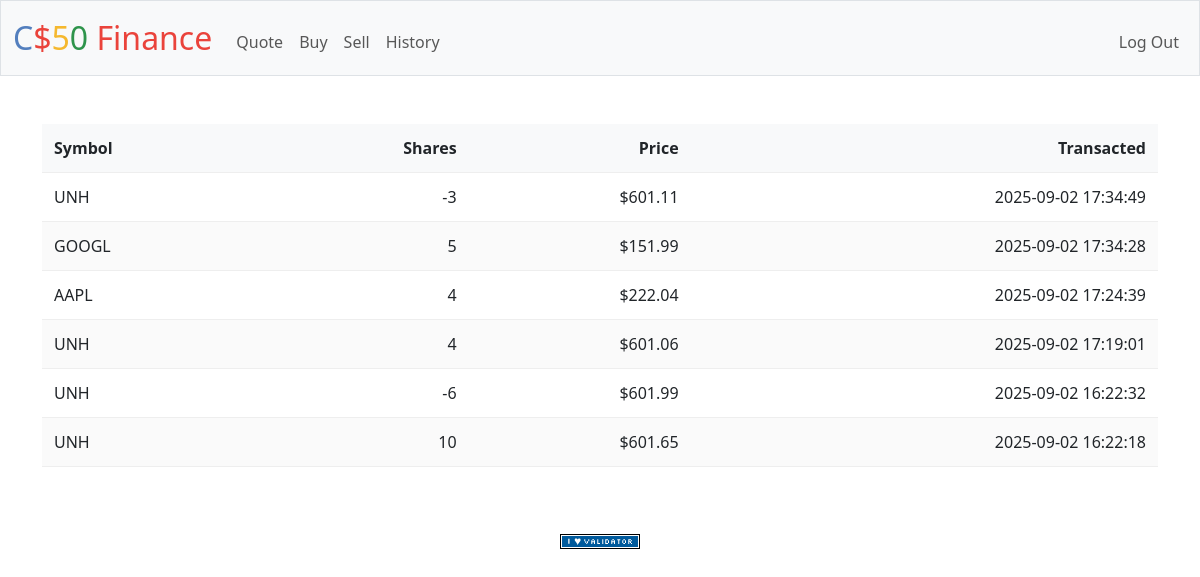
The app's page /history (signed in) with its own data.
### tables this page shows
CREATE TABLE orders (
order_id INTEGER PRIMARY KEY AUTOINCREMENT NOT NULL,
symbol TEXT NOT NULL,
shares INTEGER NOT NULL,
purchase TEXT NOT NULL DEFAULT (datetime('now','localtime')),
user_id INTEGER NOT NULL REFERENCES users(id) , value NUMERIC);

### app.py (the view)
@app.route("/history")
@login_required
def history():
    orders = db.execute(
        "SELECT * FROM orders where user_id = ? ORDER BY purchase DESC", session["user_id"])
    return render_template("history.html", orders=orders)

### app.py (called while the page is built)
@app.after_request
def after_request(response):
    response.headers["Cache-Control"] = "no-cache, no-store, must-revalidate"
    response.headers["Expires"] = 0
    response.headers["Pragma"] = "no-cache"
    return response

### helpers.py (called while the page is built)
def login_required(f):
    @wraps(f)
    def decorated_function(*args, **kwargs):
        if session.get("user_id") is None:
            return redirect("/login")
        return f(*args, **kwargs)
    return decorated_function

def usd(value):
    return f"${value:,.2f}"

### templates/history.html (shortened to what this page needs)
{% extends "layout.html" %}
{% block main %}
    <table>
        <thead>
            <tr>
                <th>Symbol</th>
                <th>Shares</th>
                <th>Price</th>
                <th>Transacted</th>
            </tr>
        </thead>
        <tbody>
                {% for order in orders %}
                <tr>
                    <td>{{ order.symbol }}</td>
                    <td>{{ order.shares }}</td>
                    <td>{{ order.value | usd }}</td>
                    <td>{{ order.purchase }}</td>
                </tr>
                {% endfor %}
        </tbody>
    </table>
{% endblock %}

### templates/layout.html (shortened to what this page needs)
<!DOCTYPE html>
<html lang="en">
    <head>
        <link href="https://cdn.jsdelivr.net/npm/bootstrap@5.3.3/dist/css/bootstrap.min.css" rel="stylesheet">
        <link href="/static/styles.css" rel="stylesheet">
    </head>
    <body>
        <nav class="bg-light border navbar navbar-expand-md navbar-light">
            <div class="container-fluid">
                <a class="navbar-brand" href="/"><span class="blue">C</span><span class="red">$</span><span class="yellow">5</span><span class="green">0</span> <span class="red">Finance</span></a>
                <div class="collapse navbar-collapse" id="navbar">
                    {% if session["user_id"] %}
                        <ul class="navbar-nav me-auto mt-2">
                            <li class="nav-item"><a class="nav-link" href="/quote">Quote</a></li>
                            <li class="nav-item"><a class="nav-link" href="/buy">Buy</a></li>
                            <li class="nav-item"><a class="nav-link" href="/sell">Sell</a></li>
                            <li class="nav-item"><a class="nav-link" href="/history">History</a></li>
                        </ul>
                        <ul class="navbar-nav ms-auto mt-2">
                            <li class="nav-item"><a class="nav-link" href="/logout">Log Out</a></li>
                        </ul>
                    {% else %}
                        <ul class="navbar-nav ms-auto mt-2">
                            <li class="nav-item"><a class="nav-link" href="/register">Register</a></li>
                            <li class="nav-item"><a class="nav-link" href="/login">Log In</a></li>
                        </ul>
                    {% endif %}
                </div>
            </div>
        </nav>
        <main class="container py-5 text-center">
            {% block main %}{% endblock %}
        </main>
        <footer class="mb-5">
            <form action="https://validator.w3.org/check" class="text-center" enctype="multipart/form-data" method="post" target="_blank">
                <input alt="Validate" src="/static/I_heart_validator.png" type="image">
            </form>
        </footer>
    </body>
</html>

### static/styles.css (style rules this page uses)
nav .navbar-brand { font-size: xx-large; }
nav .navbar-brand .blue { color: #537fbe; }
nav .navbar-brand .red { color: #ea433b; }
nav .navbar-brand .yellow { color: #f5b82e; }
nav .navbar-brand .green { color: #2e944b; }
table { background-color: transparent; margin-bottom: 1rem; width: 100%; border-collapse: collapse; }
table th, table td { padding: 0.75rem; vertical-align: middle; border-bottom: 1px solid #eee; }
thead th:first-child, tbody td:first-child, tfoot td:first-child { text-align: left; }
thead th:not(:first-child), tbody td:not(:first-child), tfoot td:not(:first-child) { text-align: right; font-variant-numeric: tabular-nums; }
thead th { background: #f8f9fa; font-weight: 600; }
tbody tr:nth-child(even) { background: #fafafa; }

### records on screen
orders: symbol "UNH", shares "-3", value "$601.11", purchase "2025-09-02 17:34:49"
orders: symbol "GOOGL", shares "5", value "$151.99", purchase "2025-09-02 17:34:28"
orders: symbol "AAPL", shares "4", value "$222.04", purchase "2025-09-02 17:24:39"
orders: symbol "UNH", shares "4", value "$601.06", purchase "2025-09-02 17:19:01"
orders: symbol "UNH", shares "-6", value "$601.99", purchase "2025-09-02 16:22:32"
orders: symbol "UNH", shares "10", value "$601.65", purchase "2025-09-02 16:22:18"
